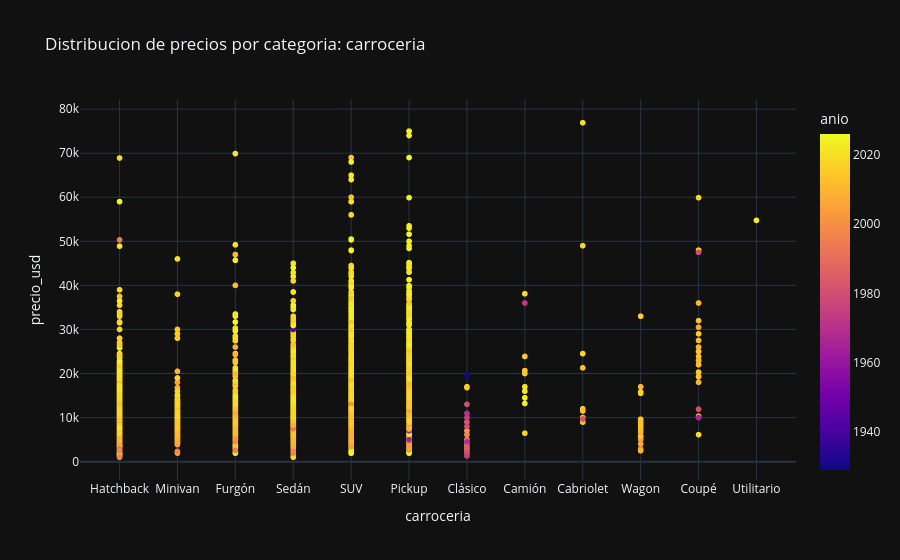

The notebook cell this image was saved under:
### Code cell
import plotly.express as px

scatter_precio_categoria = px.scatter(df,
                                      x = 'carroceria',
                                      y = 'precio_usd',
                                      color = 'anio',
                                      template = 'plotly_dark',
                                      title = 'Distribucion de precios por categoria: carroceria',
                                      hover_data= 'marca')
scatter_precio_categoria.show()

### Figure 1 — Plotly figure (JSON) as saved in the notebook; plotly's stock layout.template omitted (floating-point values rounded to 4 significant figures; data arrays with more than 128 entries replaced by an {"elided": "..."} marker saying what was removed)
{"data": [{"customdata": {"elided": "4614x1 str values"}, "hovertemplate": "carroceria=%{x}<br>precio_usd=%{y}<br>marca=%{customdata[0]}<br>anio=%{marker.color}<extra></extra>", "legendgroup": "", "marker": {"color": {"elided": "4614 int values"}, "coloraxis": "coloraxis", "symbol": "circle"}, "mode": "markers", "name": "", "showlegend": false, "type": "scattergl", "x": {"elided": "4614 str values"}, "xaxis": "x", "y": {"elided": "4614 float values"}, "yaxis": "y"}], "layout": {"coloraxis": {"colorbar": {"title": {"text": "anio"}}, "colorscale": [[0, "#0d0887"], [0.1111, "#46039f"], [0.2222, "#7201a8"], [0.3333, "#9c179e"], [0.4444, "#bd3786"], [0.5556, "#d8576b"], [0.6667, "#ed7953"], [0.7778, "#fb9f3a"], [0.8889, "#fdca26"], [1, "#f0f921"]]}, "legend": {"tracegroupgap": 0}, "title": {"text": "Distribucion de precios por categoria: carroceria"}, "xaxis": {"anchor": "y", "domain": [0, 1], "title": {"text": "carroceria"}}, "yaxis": {"anchor": "x", "domain": [0, 1], "title": {"text": "precio_usd"}}}}
